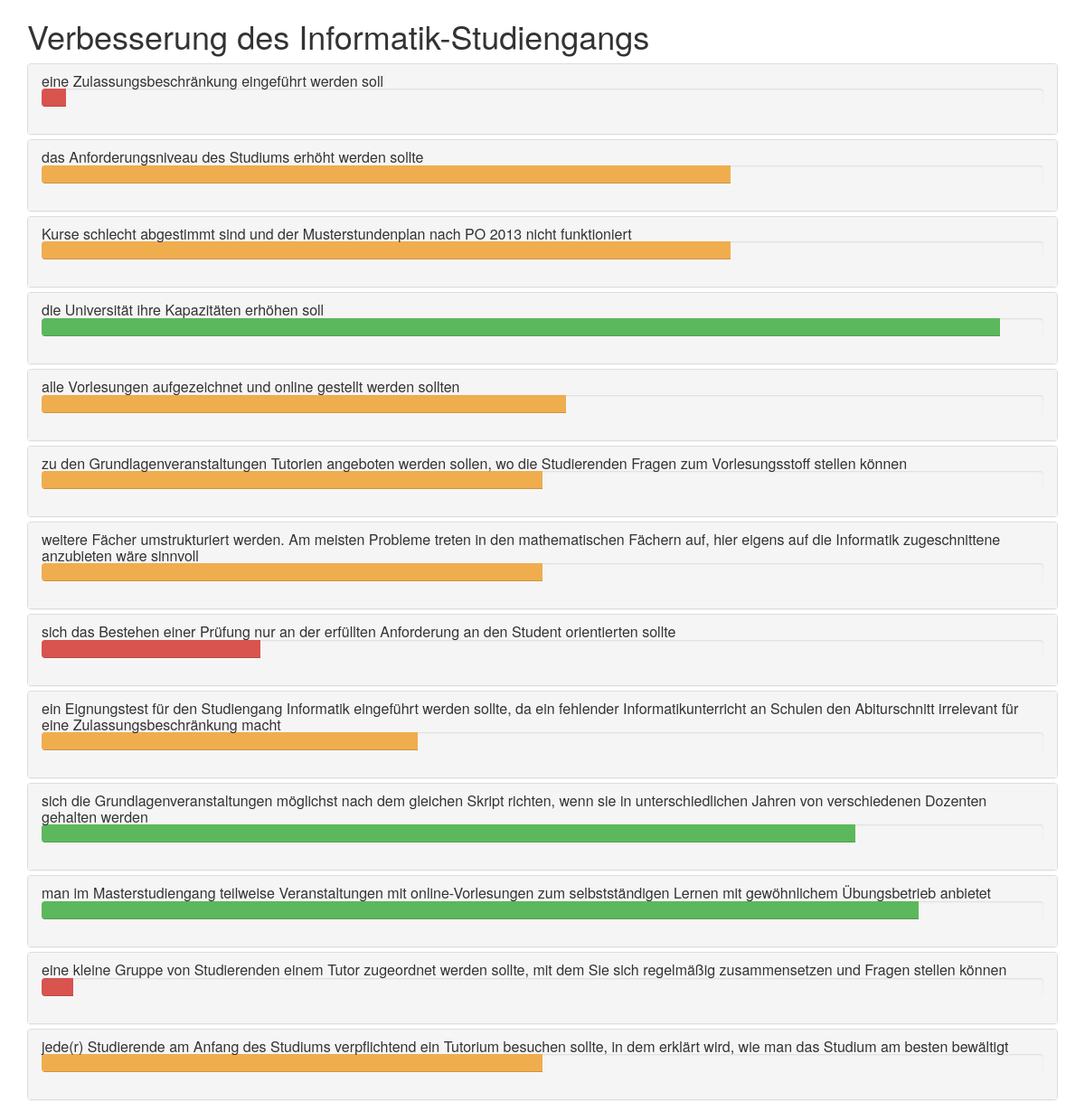
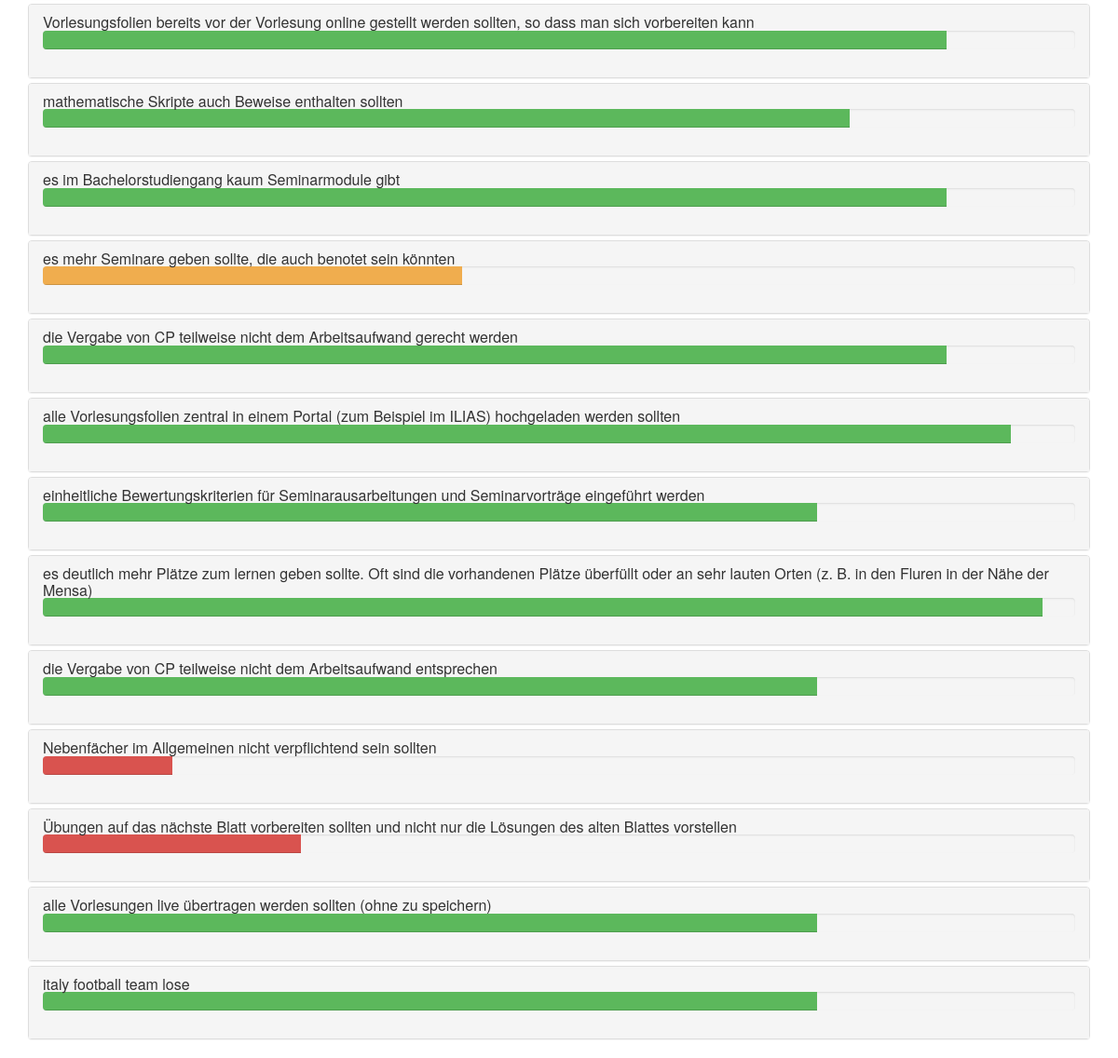
The page /w/issues/1/ on the database its author committed (2 pictures, top to bottom).
### wiki/models.py (models this page shows, shortened)
class Issue(models.Model):
    id = models.IntegerField(primary_key=True)
    issue_title = models.CharField(max_length=300)
    issue_info = models.TextField(max_length=500)
    lang = models.TextField(max_length=10)

class Position(models.Model):
    id = models.IntegerField(primary_key=True)
    issue = models.ManyToManyField(Issue)
    statement = models.ForeignKey('Statement', on_delete=models.CASCADE, related_name='statement_position')
    statement_below = models.ManyToManyField('Statement', related_name='statementsBelow')
    acceptance_score = models.FloatField(null=True)
    def __str__(self):
        return self.statement.__str__()

class Statement(models.Model):
    id = models.IntegerField(primary_key=True)
    isPosition = models.BooleanField()
    lang = models.TextField()
    new_calculation = models.IntegerField(default=0)
    statement_text = models.TextField(null=True)
    acceptance = models.FloatField(null=True)
    def __str__(self):
        return self.statement_text

### wiki/views.py (the view)
# urls.py: path('issues/<int:pk>/', views.DetailViewDiscussion.as_view(), name='issue'),
class DetailViewDiscussion(DetailView):
    model = Issue
    template_name = 'wiki/detailDiscussion.html'

### wiki/models.py (called while the page is built)
    def __str__(self):
        premise = self.premise_group.__str__()
        conclusion = self.conclusion.__str__()
        if self.conclusion is None:
            conclusion = self.attacked_argument.__str__()
        return self.type_text.join([premise, conclusion])

    def __str__(self):
        return self.statement.__str__()

    def __str__(self):
        return ', '.join([premise.__str__() for premise in self.premise_set.all()])

    def __str__(self):
        return self.statement.__str__()

### wiki/templates/wiki/detailDiscussion.html (shortened to what this page needs)
<!DOCTYPE html>
<html lang="en">
<head>
    <link rel="stylesheet" href="https://maxcdn.bootstrapcdn.com/bootstrap/3.4.0/css/bootstrap.min.css">
    <link rel="stylesheet" href="https://cdnjs.cloudflare.com/ajax/libs/font-awesome/4.7.0/css/font-awesome.min.css">
</head>
<body>
    <div class="container">
    <h1>{{issue.issue_title}}</h1>
        <div class="panel-group" id="accordion">
        {% for position in issue.position_set.all %}
            <div class="panel panel-default">
                <div class="panel-heading">
                    <h4 class="panel-title">
                        <a data-toggle="collapse" data-parent="#accordion" href="#c{{position.id}}">
                            <h8>{{position}}</h8>
                            <div class="progress">
                                <a href="#" data-toggle="tooltip" data-placement="auto" title="This progressbar represents the acceptance of a position.
                                Red means that the negation of the position is accepted.
                                Orange conveys that there is no real opinion picked by the participants.
                                Green tells us that the position is accepted as it is.">
            {% if position.acceptance_score <= 25 %}
                    <div class="progress-bar progress-bar-danger" role="progressbar" aria-valuenow="{{position.acceptance_score}}" aria-valuemin="0" aria-valuemax="100" style="width:{{position.acceptance_score}}%">
                        </div>
            {% elif position.acceptance_score >= 75 %}
                    <div class="progress-bar progress-bar-success" role="progressbar" aria-valuenow="{{position.acceptance_score}}" aria-valuemin="0" aria-valuemax="100" style="width:{{position.acceptance_score}}%">
                        </div>
            {% else %}
                    <div class="progress-bar progress-bar-warning" role="progressbar" aria-valuenow="{{position.acceptance_score}}" aria-valuemin="0" aria-valuemax="100" style="width:{{position.acceptance_score}}%">
                        </div>
             {% endif %}</a></div></a></h4>
                </div>
            </div>
        {% endfor %}
    </div>
    </div>
</body>
</html>

### rows shown on the page
Issue: issue_title "Verbesserung des Informatik-Studiengangs"
Position: statement.statement_text "eine Zulassungsbeschränkung eingeführt werden soll", acceptance_score 2.39258 (drawn)
Position: statement.statement_text "das Anforderungsniveau des Studiums erhöht werden sollte", acceptance_score 68.75 (drawn)
Position: statement.statement_text "Kurse schlecht abgestimmt sind und der Musterstundenplan nach PO 2013 nicht funktioniert", acceptance_score 68.75 (drawn)
Position: statement.statement_text "die Universität ihre Kapazitäten erhöhen soll", acceptance_score 95.6635 (drawn)
Position: statement.statement_text "alle Vorlesungen aufgezeichnet und online gestellt werden sollten", acceptance_score 52.3438 (drawn)
Position: statement.statement_text "zu den Grundlagenveranstaltungen Tutorien angeboten werden sollen, wo die Studierenden Fragen zum Vorlesungsstoff stellen können", acceptance_score 50 (drawn)
Position: statement.statement_text "weitere Fächer umstrukturiert werden. Am meisten Probleme treten in den mathematischen Fächern auf, hier eigens auf die Informatik zugeschnittene anzubieten wäre sinnvoll", acceptance_score 50 (drawn)
Position: statement.statement_text "sich das Bestehen einer Prüfung nur an der erfüllten Anforderung an den Student orientierten sollte", acceptance_score 21.875 (drawn)
Position: statement.statement_text "ein Eignungstest für den Studiengang Informatik eingeführt werden sollte, da ein fehlender Informatikunterricht an Schulen den Abiturschnitt irrelevant für eine Zulassungsbeschränkung macht", acceptance_score 37.5 (drawn)
Position: statement.statement_text "sich die Grundlagenveranstaltungen möglichst nach dem gleichen Skript richten, wenn sie in unterschiedlichen Jahren von verschiedenen Dozenten gehalten werden", acceptance_score 81.25 (drawn)
Position: statement.statement_text "man im Masterstudiengang teilweise Veranstaltungen mit online-Vorlesungen zum selbstständigen Lernen mit gewöhnlichem Übungsbetrieb anbietet", acceptance_score 87.5 (drawn)
Position: statement.statement_text "eine kleine Gruppe von Studierenden einem Tutor zugeordnet werden sollte, mit dem Sie sich regelmäßig zusammensetzen und Fragen stellen können", acceptance_score 3.125 (drawn)
Position: statement.statement_text "jede(r) Studierende am Anfang des Studiums verpflichtend ein Tutorium besuchen sollte, in dem erklärt wird, wie man das Studium am besten bewältigt", acceptance_score 50 (drawn)
Position: statement.statement_text "Vorlesungsfolien bereits vor der Vorlesung online gestellt werden sollten, so dass man sich vorbereiten kann", acceptance_score 87.5 (drawn)
Position: statement.statement_text "mathematische Skripte auch Beweise enthalten sollten", acceptance_score 78.125 (drawn)
Position: statement.statement_text "es im Bachelorstudiengang kaum Seminarmodule gibt", acceptance_score 87.5 (drawn)
Position: statement.statement_text "es mehr Seminare geben sollte, die auch benotet sein könnten", acceptance_score 40.625 (drawn)
Position: statement.statement_text "die Vergabe von CP teilweise nicht dem Arbeitsaufwand gerecht werden", acceptance_score 87.5 (drawn)
Position: statement.statement_text "alle Vorlesungsfolien zentral in einem Portal (zum Beispiel im ILIAS) hochgeladen werden sollten", acceptance_score 93.75 (drawn)
Position: statement.statement_text "einheitliche Bewertungskriterien für Seminarausarbeitungen und Seminarvorträge eingeführt werden", acceptance_score 75 (drawn)
Position: statement.statement_text "es deutlich mehr Plätze zum lernen geben sollte. Oft sind die vorhandenen Plätze überfüllt oder an sehr lauten Orten (z. B. in den Fluren in der Nähe der Mensa)", acceptance_score 96.875 (drawn)
Position: statement.statement_text "die Vergabe von CP teilweise nicht dem Arbeitsaufwand entsprechen", acceptance_score 75 (drawn)
Position: statement.statement_text "Nebenfächer im Allgemeinen nicht verpflichtend sein sollten", acceptance_score 12.5 (drawn)
Position: statement.statement_text "Übungen auf das nächste Blatt vorbereiten sollten und nicht nur die Lösungen des alten Blattes vorstellen", acceptance_score 25 (drawn)
Position: statement.statement_text "alle Vorlesungen live übertragen werden sollten (ohne zu speichern)", acceptance_score 75 (drawn)
Position: statement.statement_text "italy football team lose", acceptance_score 75 (drawn)
